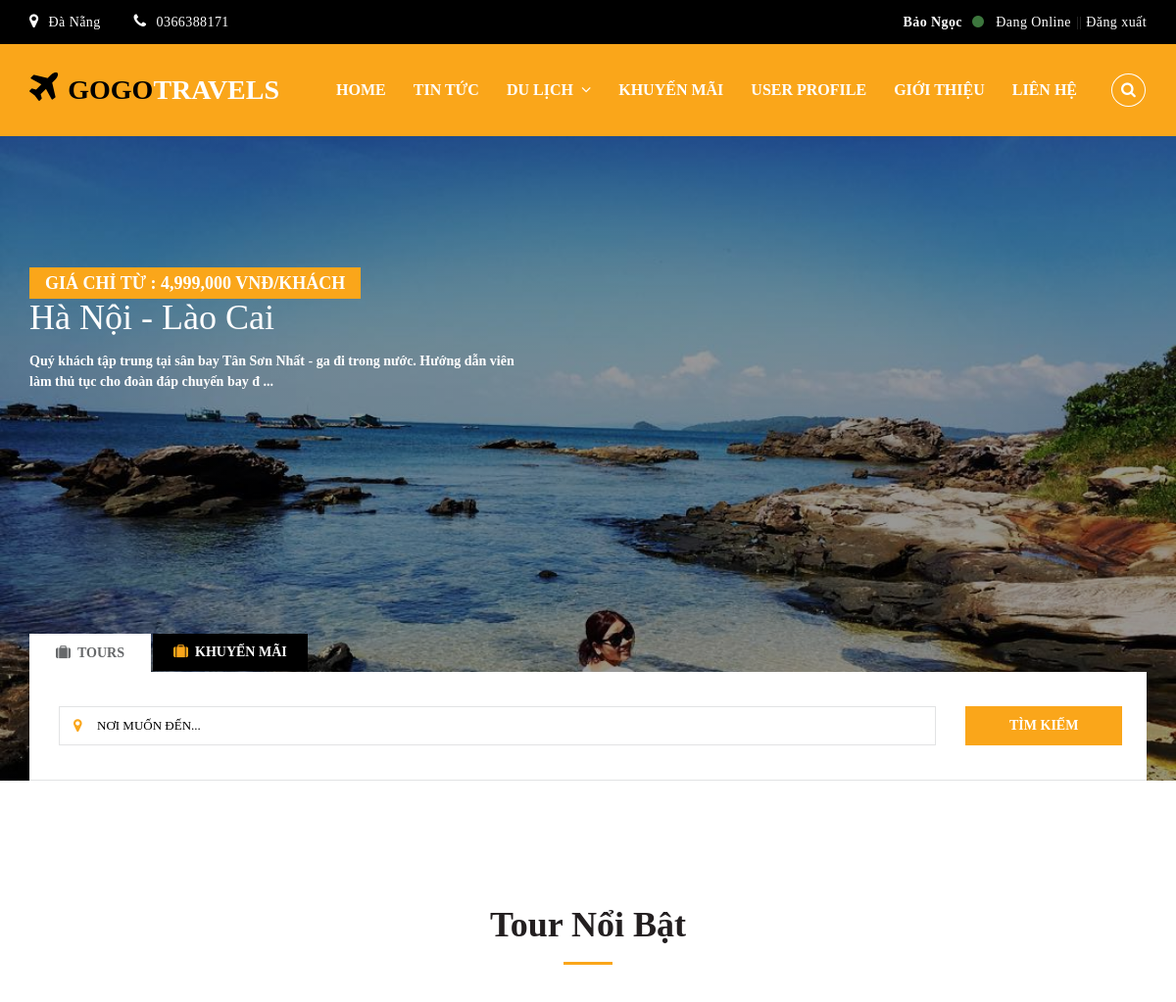
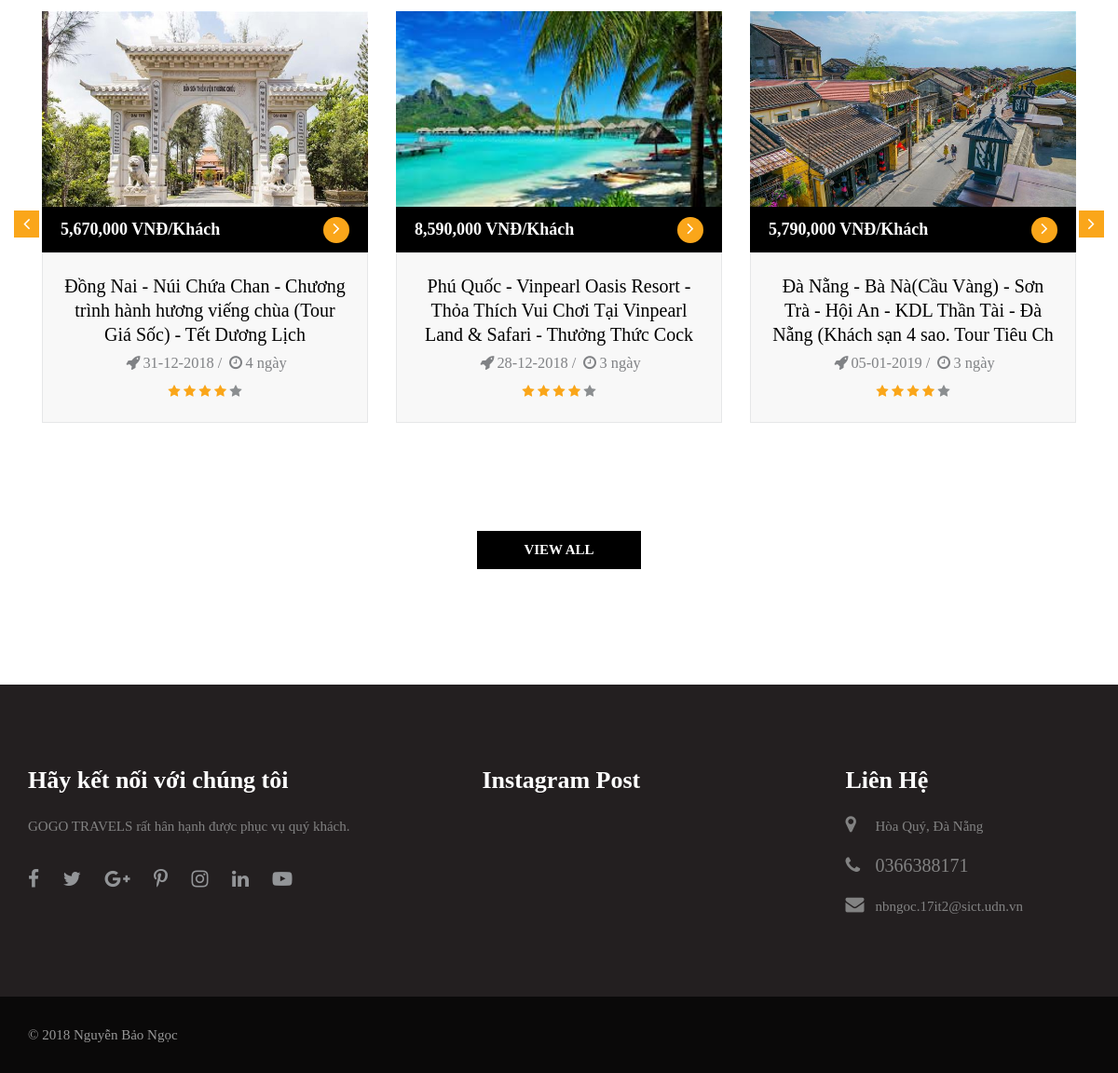
The app's page /tour_mvc/index.php (signed in) with its own data (2 pictures, top to bottom).
### tables this page shows
CREATE TABLE `sales` (
  `MaSale` int(20) NOT NULL,
  `MaLoai` int(11) NOT NULL,
  `title` varchar(255) NOT NULL,
  `tgian` varchar(255) NOT NULL,
  `noidung` text NOT NULL,
  `image` varchar(255) NOT NULL,
  `gianguoilon` decimal(10,0) NOT NULL,
  `giatreem` int(11) NOT NULL,
  `ngaykhoihanh` date NOT NULL,
  `giokhoihanh` varchar(255) NOT NULL,
  `diemkhoihanh` varchar(255) NOT NULL,
  `ngaythemSale` datetime NOT NULL,
  `slideshow` varchar(255) NOT NULL,
  `startSale` date NOT NULL,
  `stopSale` date NOT NULL
);

CREATE TABLE `tour` (
  `MaTour` int(25) NOT NULL,
  `MaLoai` int(20) NOT NULL,
  `TenTour` varchar(100) NOT NULL,
  `tgian` varchar(255) NOT NULL,
  `NoiDungTour` text NOT NULL,
  `AnhTour` varchar(255) NOT NULL,
  `GiaNguoiLon` int(123) NOT NULL,
  `GiaTreEm` int(123) NOT NULL,
  `DiemKhoiHanh` varchar(100) NOT NULL,
  `NgayThem` datetime NOT NULL
);

CREATE TABLE `khoihanh` (
  `MaNgaykh` int(25) NOT NULL,
  `MaTour` int(20) NOT NULL,
  `ngaykhoihanh` date NOT NULL
);

### tour_mvc/index.php (called while the page is built, shortened)
<?php include 'controller/frontend_controller.php';?>
<?php
	$xuly = new FrontEndController();
	$xuly->xulyYeucau();
?>

### tour_mvc/config/database.php (called while the page is built, shortened)
<?php
	class DB {
		public function connectDB() {
			$this->connect = mysqli_connect('localhost', 'root', '',
				'travel_tour');
			mysqli_set_charset($this->connect, 'utf8' );
			return $this->connect;
		}
	}
?>

### tour_mvc/model/home/home_model.php (called while the page is built)
<?php
	class homeModel extends DB{
		public function getHomepage() {
			$sql = "SELECT a.MaTour, b.ngaykhoihanh,a.TenTour, a.tgian, a.GiaNguoiLon, a.AnhTour, a.NoiDungTour, a.DiemKhoiHanh, a.GiaTreEm from tour as a  inner JOIN khoihanh as b on a.MaTour = b.MaTour ";
		    $result1 = mysqli_query($this->connectDB(), $sql);
			return $result1;
		}
		public function getHomepage1() {
			$sql = "SELECT * FROM sales";
		    $result2 = mysqli_query($this->connectDB(), $sql);
			return $result2;
		}
	}
?>

### tour_mvc/views/pages/home/home.php (the view, shortened to what this page needs)
<?php include "header.php" ?>
<section class="flexslider-container" id="flexslider-container-4">
    <div class="flexslider slider tour-slider" id="slider-4">
        <ul class="slides">
            <?php
                if ($result2->num_rows > 0) {
                    while ($row = $result2->fetch_assoc()) {
                        $id = $row['MaSale'];
                        $slideshow = 'public/uploads/sales/shows/'.$row['slideshow'];
                        $price = $row['gianguoilon'];
                        $price_new = number_format($price, 0, '', ',');
                        $noidung = $row['noidung'];
                        $len = strlen($noidung);
                        if($len > 150){
                            $noidung1 = substr($noidung,  0, 150);
                            $noidung2 = $noidung1." ...";
                        }else if($len < 150){
                            $noidung2 = substr($noidung,  0, 150);
                        }
                        echo"
                           <li class='item-1 back-size' style='background:linear-gradient(rgba(0,0,0,0.4),rgba(0,0,0,0.4)),url(".$slideshow.") 50% 15%;background-size:cover;height:100%;'>
                                <div class='meta'>
                                    <div class='container'>
                                        <span class='highlight-price highlight-2'>GIÁ CHỈ TỪ : " .$price_new." vnđ/Khách </span>
                                        <a href='index.php?controller=sales&action=chitiet&id=$id' style='color:white'><h1>" . $row['title']."</h1></a>
                                        <p>".$noidung2."</p>
                                    </div>
                                </div>
                            </li>
                        ";
                    }
                }
            ?>
        </ul>
    </div>
    <?php include 'seach.php' ?>
</section>
<section id="tour-offers" class="section-padding">
	<div class="container">
		<div class="row">
			<div class="col-sm-12">
            	<div class="page-heading">
                	<h2>Tour nổi bật</h2>
                    <hr class="heading-line" />
                </div>
                 <div class="owl-carousel owl-theme owl-custom-arrow" id="owl-tour-offers">
                    <?php
                        if ($result1->num_rows > 0) {
                            while ($row = $result1->fetch_assoc()) {
                                $image = 'public/uploads/tour/'.$row['AnhTour'];
                                $price = $row['GiaNguoiLon'];
                                $price_new = number_format($price, 0, '', ',');
                                $ngaykhoihanh =  $row['ngaykhoihanh'];
                                $ngaykhoihanh_moi = date("d-m-Y", strtotime($ngaykhoihanh));
                                echo"
                                    <div class='item'>
                                        <div class='main-block tour-block'>
                                            <div class='main-img'>
                                                <a href='#'>
                                                    <img src='$image' style='height=100px' class='img-responsive' alt='tour-img' />
                                                </a>
                                            </div>
                                            <div class='offer-price-2'>
                                                <ul class='list-unstyled'>
                                                    <li class='price'>" . $price_new." VNĐ/Khách<a href='tour-detail-right-sidebar.html' ><span class='arrow'><i class='fa fa-angle-right'></i></span></a></li>
                                                </ul>
                                            </div>
                                            <div class='main-info tour-info'>
                                                <div class='main-title tour-title'>
                                                    <a href='#'>" . $row['TenTour']. " </a>
                                                    <p><i class='fa fa-fw fa-rocket'></i>" . $ngaykhoihanh_moi." / <i class='fa fa-fw fa-clock-o'></i>" . $row['tgian']."</p>
                                                    <div class='rating'>
                                                        <span><i class='fa fa-star orange'></i></span>
                                                        <span><i class='fa fa-star orange'></i></span>
                                                        <span><i class='fa fa-star orange'></i></span>
                                                        <span><i class='fa fa-star orange'></i></span>
                                                        <span><i class='fa fa-star grey'></i></span>
                                                    </div>
                                                </div>
                                            </div>
                                        </div>
                                    </div>
                                ";
                            }
                        }
                    ?>
                </div>
                <div class="view-all text-center">
                	<a href="tour-grid-right-sidebar.html" class="btn btn-black">View All</a>
                </div>
            </div>
        </div>
	</div>
</section>
<?php include "footer.php" ?>

### records on screen
sales: slideshow (picture), gianguoilon "4,999,000", title "Hà Nội - Lào Cai", noidung "Quý khách tập trung tại sân bay Tân Sơn Nhất - ga đi trong nước. Hướng dẫn viên làm thủ tục cho đoàn đáp chuyến bay đ ..."
tour: AnhTour (picture), GiaNguoiLon "5,670,000", TenTour "Đồng Nai - Núi Chứa Chan - Chương trình hành hương viếng chùa (Tour Giá Sốc) - Tết Dương Lịch", khoihanh.ngaykhoihanh "31-12-2018", tgian "4 ngày"
tour: AnhTour (picture), GiaNguoiLon "8,590,000", TenTour "Phú Quốc - Vinpearl Oasis Resort - Thỏa Thích Vui Chơi Tại Vinpearl Land & Safari - Thưởng Thức Cock", khoihanh.ngaykhoihanh "28-12-2018", tgian "3 ngày"
tour: AnhTour (picture), GiaNguoiLon "5,790,000", TenTour "Đà Nẵng - Bà Nà(Cầu Vàng) - Sơn Trà - Hội An - KDL Thần Tài - Đà Nẵng (Khách sạn 4 sao. Tour Tiêu Ch", khoihanh.ngaykhoihanh "05-01-2019", tgian "3 ngày"

### other values on screen
$_SESSION['login'] "Bảo Ngọc"
